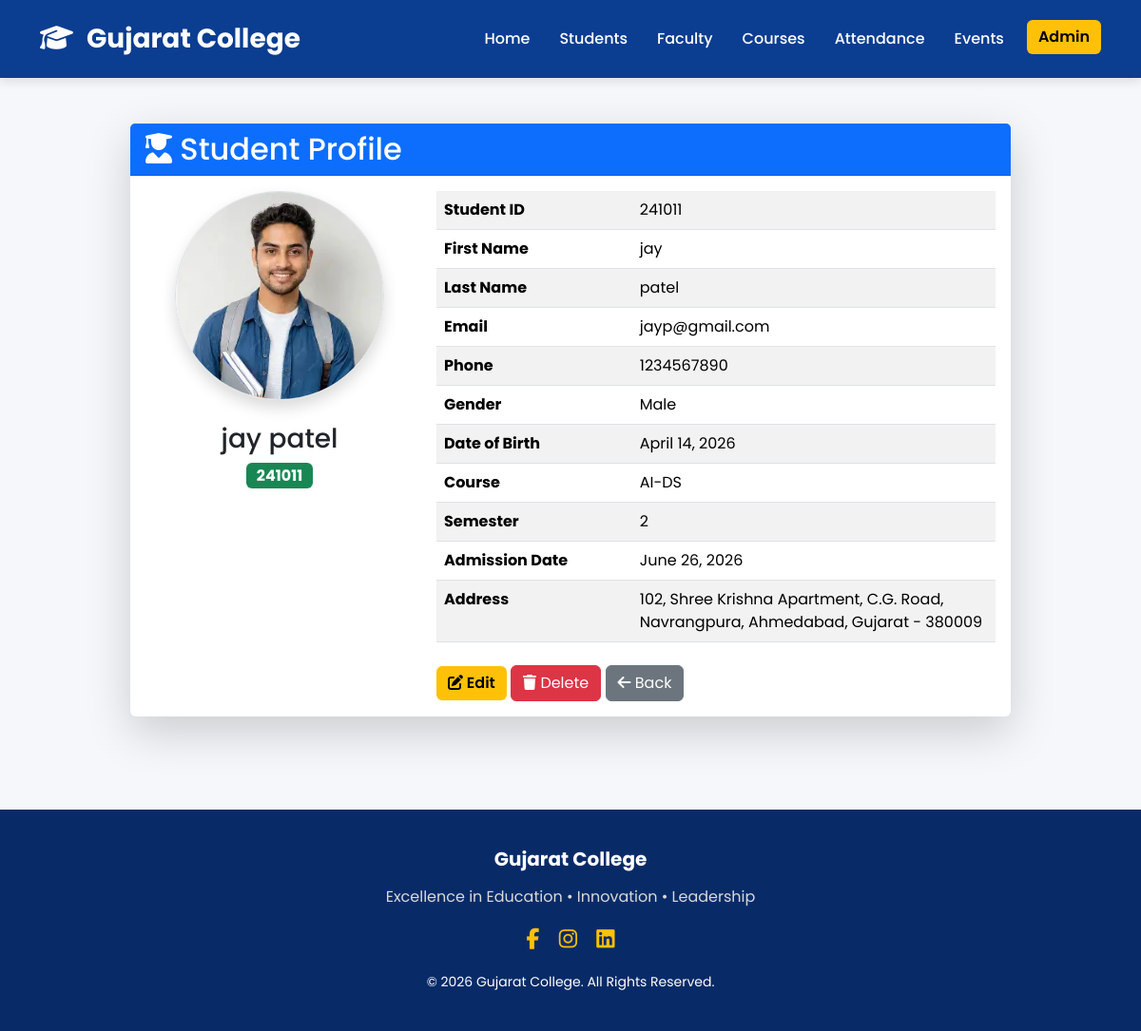
The page /students/1/ (signed in) on the database its author committed.
### students/models.py (models this page shows, shortened)
class Student(models.Model):
    GENDER_CHOICES = (
        ("Male", "Male"),
        ("Female", "Female"),
        ("Other", "Other"),
    )
    student_id = models.CharField(
        max_length=20,
        unique=True
    )
    first_name = models.CharField(
        max_length=100
    )
    last_name = models.CharField(
        max_length=100
    )
    email = models.EmailField(
        unique=True
    )
    phone = models.CharField(
        max_length=15
    )
    gender = models.CharField(
        max_length=10,
        choices=GENDER_CHOICES
    )
    date_of_birth = models.DateField()
    address = models.TextField()
    course = models.CharField(
        max_length=100
    )
    semester = models.IntegerField()
    admission_date = models.DateField()
    photo = models.ImageField(
        upload_to="students/",
        blank=True,
        null=True
    )
    created_at = models.DateTimeField(
        auto_now_add=True
    )
    updated_at = models.DateTimeField(
        auto_now=True
    )
    class Meta:
        ordering = ["student_id"]

### students/views.py (the view)
# urls.py: path("<int:pk>/", views.student_detail, name="student_detail"),
@login_required(login_url="login")
def student_detail(request, pk):
    student = get_object_or_404(Student, pk=pk)
    return render(
        request,
        "students/student_detail.html",
        {"student": student}
    )

### templates/students/student_detail.html (shortened to what this page needs)
{% extends 'base.html' %}
{% block content %}
<div class="container py-5">
    <div class="row justify-content-center">
        <div class="col-lg-10">
            <div class="card shadow-lg border-0">
                <div class="card-header bg-primary text-white">
                    <h2 class="mb-0">
                        <i class="fas fa-user-graduate"></i>
                        Student Profile
                    </h2>
                </div>
                <div class="card-body">
                    <div class="row">
                        <div class="col-md-4 text-center">
                            {% if student.photo %}
                                <img src="{{ student.photo.url }}"
                                     class="img-fluid rounded-circle border shadow"
                                     style="width:220px;height:220px;object-fit:cover;">
                            {% else %}
                                <img src="https://ui-avatars.com/api/?name={{ student.first_name }}+{{ student.last_name }}&background=0D6EFD&color=fff&size=220"
                                     class="img-fluid rounded-circle shadow">
                            {% endif %}
                            <h3 class="mt-4">
                                {{ student.first_name }}
                                {{ student.last_name }}
                            </h3>
                            <span class="badge bg-success fs-6">
                                {{ student.student_id }}
                            </span>
                        </div>
                        <div class="col-md-8">
                            <table class="table table-striped">
                                <tr>
                                    <th width="35%">Student ID</th>
                                    <td>{{ student.student_id }}</td>
                                </tr>
                                <tr>
                                    <th>First Name</th>
                                    <td>{{ student.first_name }}</td>
                                </tr>
                                <tr>
                                    <th>Last Name</th>
                                    <td>{{ student.last_name }}</td>
                                </tr>
                                <tr>
                                    <th>Email</th>
                                    <td>{{ student.email }}</td>
                                </tr>
                                <tr>
                                    <th>Phone</th>
                                    <td>{{ student.phone }}</td>
                                </tr>
                                <tr>
                                    <th>Gender</th>
                                    <td>{{ student.gender }}</td>
                                </tr>
                                <tr>
                                    <th>Date of Birth</th>
                                    <td>{{ student.date_of_birth }}</td>
                                </tr>
                                <tr>
                                    <th>Course</th>
                                    <td>{{ student.course }}</td>
                                </tr>
                                <tr>
                                    <th>Semester</th>
                                    <td>{{ student.semester }}</td>
                                </tr>
                                <tr>
                                    <th>Admission Date</th>
                                    <td>{{ student.admission_date }}</td>
                                </tr>
                                <tr>
                                    <th>Address</th>
                                    <td>{{ student.address }}</td>
                                </tr>
                            </table>
                            <div class="mt-4">
                                <a href="{% url 'edit_student' student.id %}"
                                   class="btn btn-warning">
                                    <i class="fas fa-edit"></i>
                                    Edit
                                </a>
                                <a href="{% url 'delete_student' student.id %}"
                                   class="btn btn-danger">
                                    <i class="fas fa-trash"></i>
                                    Delete
                                </a>
                                <a href="{% url 'student_list' %}"
                                   class="btn btn-secondary">
                                    <i class="fas fa-arrow-left"></i>
                                    Back
                                </a>
                            </div>
                        </div>
                    </div>
                </div>
            </div>
        </div>
    </div>
</div>
{% endblock %}

### static/css/style.css (style rules this page uses)
* { margin:0; padding:0; box-sizing:border-box; font-family:'Poppins',sans-serif; }
body { background:#f5f7fa; color:#333; }
.btn-warning { background:#ffc107; border:none; color:#000; font-weight:600; }

### rows shown on the page
Student: photo (picture), first_name "jay", last_name "patel", student_id "241011", email "jayp@gmail.com", phone "1234567890", gender "Male", date_of_birth "April 14, 2026", course "AI-DS", semester "2", admission_date "June 26, 2026", address "102, Shree Krishna Apartment, C.G. Road, Navrangpura, Ahmedabad, Gujarat - 380009"
